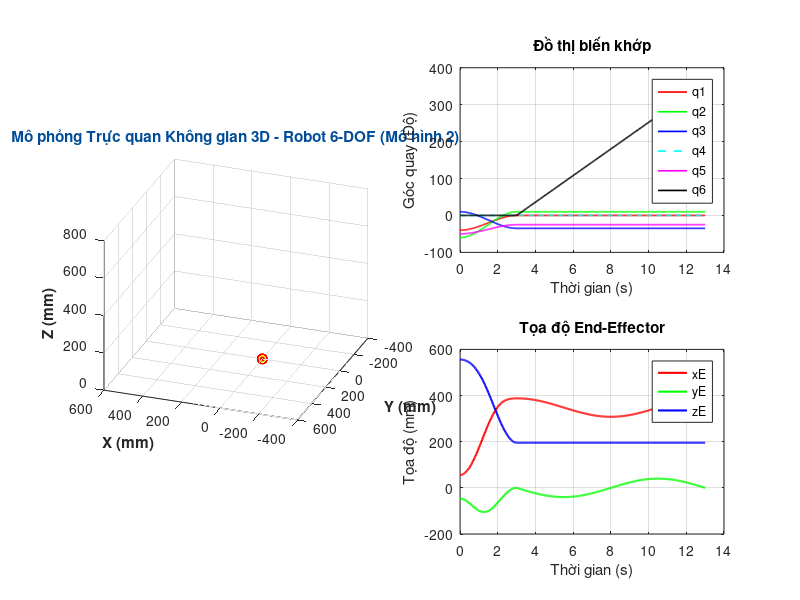

Here is the MATLAB script that generated this plot: (Note: this script raises an error after producing the figure.)

clc; clear; close all;

%% cấu hình

L1 = 100; L2 = 400; L3 = 70; L4 = 300; L5 = 60; L6 = 75;
H1 = 50;  H2 = 40;
alpha1 = 80 * pi / 180; 


T1 = 3;   % Giai đoạn 1
T2 = 10;  % Giai đoạn 2
T_total = T1 + T2; 
N = 400;

t_array = linspace(0, T_total, N);
q1 = zeros(1, N); q2 = zeros(1, N); q3 = zeros(1, N);
q4 = zeros(1, N); q5 = zeros(1, N); q6 = zeros(1, N);

% Hàm đa thức bậc 3 nội suy
S3 = @(tau) 3*tau.^2 - 2*tau.^3;

%% hàm quỹ đạo
for i = 1:N
    t = t_array(i);
    if t <= T1 
        s = S3(t / T1);
        q1(i) = -2*pi/9  + (2*pi/9)  * s;   % -40 deg -> 0 deg
        q2(i) = -pi/3    + (7*pi/18) * s;   % -60 deg -> +10 deg
        q3(i) =  pi/18   - (pi/4)    * s;   % +10 deg -> -35 deg
        q4(i) = 0;
        q5(i) = -5*pi/18 + (5*pi/36) * s;   % -50 deg -> -25 deg
        q6(i) = 0;
    else       % GĐ2: Hàn tròn (từ 3s đến 13s)
        tau = (t - T1) / T2; 
        q1(i) = 0;
        q2(i) =  pi/18;                      % +10 deg
        q3(i) = -7*pi/36;                    % -35 deg
        q4(i) = 0;
        q5(i) = -5*pi/36;                    % -25 deg
        q6(i) = 2*pi * tau;                  % Quay tròn 360 deg
    end
end

%% động học thuận

X_joints = zeros(7, N);
Y_joints = zeros(7, N);
Z_joints = zeros(7, N);

for i = 1:N
    q1_i = q1(i); q2_i = q2(i); q3_i = q3(i);
    q4_i = q4(i); q5_i = q5(i); q6_i = q6(i);

    % Ma trận biến đổi thuần nhất từng khâu 
    A01 = [cos(q1_i),  0, -sin(q1_i), L1*cos(alpha1)*cos(q1_i);
           sin(q1_i),  0,  cos(q1_i), L1*cos(alpha1)*sin(q1_i);
           0,       -1,  0,       L1*sin(alpha1);
           0,        0,  0,       1];

    A12 = [cos(q2_i), -sin(q2_i), 0, L2*cos(q2_i);
           sin(q2_i),  cos(q2_i), 0, L2*sin(q2_i);
           0,        0,       1, 0;
           0,        0,       0, 1];

    A23 = [cos(q3_i),  0,  sin(q3_i), L3*cos(q3_i);
           sin(q3_i),  0, -cos(q3_i), L3*sin(q3_i);
           0,        1,  0,       0;
           0,        0,  0,       1];

    A34 = [cos(q4_i),  0,  sin(q4_i), 0;
           sin(q4_i),  0, -cos(q4_i), 0;
           0,        1,  0,       L4;
           0,        0,  0,       1];

    A45 = [cos(q5_i),  0,  sin(q5_i), 0;
           sin(q5_i),  0, -cos(q5_i), 0;
           0,        1,  0,       0;
           0,        0,  0,       1];

    A56 = [cos(q6_i), -sin(q6_i), 0, H2*cos(q6_i);
           sin(q6_i),  cos(q6_i), 0, H2*sin(q6_i);
           0,        0,       1, L5 + L6;
           0,        0,  0,       1];

    T01 = A01;
    T02 = T01 * A12;
    T03 = T02 * A23;
    T04 = T03 * A34;
    T05 = T04 * A45;
    T06 = T05 * A56;

    O0 = [0; 0; 0];
    O1 = T01(1:3, 4);
    O2 = T02(1:3, 4);
    O3 = T03(1:3, 4);
    O4 = T04(1:3, 4);
    O5 = T05(1:3, 4);
    O6 = T06(1:3, 4);

    pts = [O0, O1, O2, O3, O4, O5, O6];
    X_joints(:, i) = pts(1, :)';
    Y_joints(:, i) = pts(2, :)';
    Z_joints(:, i) = pts(3, :)';
end
% Tọa độ điểm tác động cuối E
xE = X_joints(7, :); 
yE = Y_joints(7, :);
zE = Z_joints(7, :);

%%
fig = figure('Name', 'Mô phỏng Trực quan Cánh tay Robot 6 Trục (Mô hình 2)', ...
             'Color', [1 1 1], 'Position', [60, 60, 1100, 700]);

% đồ thị động
ax_anim = subplot(2, 2, [1 3]);
hold(ax_anim, 'on'); grid(ax_anim, 'on'); axis(ax_anim, 'equal');
xlabel(ax_anim, 'X (mm)', 'FontWeight', 'bold');
ylabel(ax_anim, 'Y (mm)', 'FontWeight', 'bold');
zlabel(ax_anim, 'Z (mm)', 'FontWeight', 'bold');
title(ax_anim, 'Mô phỏng Trực quan Không gian 3D - Robot 6-DOF (Mô hình 2)', ...
      'FontSize', 11, 'Color', [0 0.3 0.6]);

% góc nhìn/kích thước
view(ax_anim, 200, 25);
xlim(ax_anim, [-400, 600]);
ylim(ax_anim, [-400, 600]);
zlim(ax_anim, [0, 800]);



% vẽ khâu
h_link_base = plot3(ax_anim, [0 0], [0 0], [0 0], 'b-', 'LineWidth', 2);
h_link_arm1 = plot3(ax_anim, [0 0], [0 0], [0 0], 'm-', 'LineWidth', 2);
h_link_arm2 = plot3(ax_anim, [0 0], [0 0], [0 0], 'c-', 'LineWidth', 2);
h_link_wrist= plot3(ax_anim, [0 0], [0 0], [0 0], 'g-', 'LineWidth', 2);

% vẽ khớp
h_joints = plot3(ax_anim, zeros(1,7), zeros(1,7), zeros(1,7), 'ro', ...
                 'MarkerFaceColor', 'y', 'MarkerSize', 7);
h_ee     = plot3(ax_anim, 0, 0, 0, 'ro', 'MarkerFaceColor', 'r', 'MarkerSize', 3);

% quỹ đạo ee
h_trace  = plot3(ax_anim, NaN, NaN, NaN, 'r--', 'LineWidth', 1);


% đồ thị biến khớp
ax_q = subplot(2, 2, 2);
plot(ax_q, t_array, rad2deg(q1), 'r-', 'LineWidth', 1.2); hold(ax_q, 'on');
plot(ax_q, t_array, rad2deg(q2), 'g-', 'LineWidth', 1.2);
plot(ax_q, t_array, rad2deg(q3), 'b-', 'LineWidth', 1.2);
plot(ax_q, t_array, rad2deg(q4), 'c--', 'LineWidth', 1.2);
plot(ax_q, t_array, rad2deg(q5), 'm-', 'LineWidth', 1.2);
plot(ax_q, t_array, rad2deg(q6), 'k-', 'LineWidth', 1.2);
grid(ax_q, 'on');
xlabel(ax_q, 'Thời gian (s)'); ylabel(ax_q, 'Góc quay (Độ)');
title(ax_q, 'Đồ thị biến khớp');
legend(ax_q, 'q1', 'q2', 'q3', 'q4', 'q5', 'q6', 'Location', 'best');

% toạ độ ee
ax_xyz = subplot(2, 2, 4);
plot(ax_xyz, t_array, xE, 'r-', 'LineWidth', 1.5); hold(ax_xyz, 'on');
plot(ax_xyz, t_array, yE, 'g-', 'LineWidth', 1.5);
plot(ax_xyz, t_array, zE, 'b-', 'LineWidth', 1.5);
grid(ax_xyz, 'on');
xlabel(ax_xyz, 'Thời gian (s)'); ylabel(ax_xyz, 'Tọa độ (mm)');
title(ax_xyz, 'Tọa độ End-Effector');
legend(ax_xyz, 'xE', 'yE', 'zE', 'Location', 'best');

%%
save_video = true;

if save_video
    v_writer = VideoWriter('Robot_Arm_3D_MH2.mp4', 'MPEG-4');
    v_writer.FrameRate = 30;
    open(v_writer);
    gif_filename = 'Robot_Arm_3D_MH2.gif';
end

disp('Đang chạy mô phỏng trực quan 3D cánh tay robot 6 trục');

xE_trace = []; yE_trace = []; zE_trace = [];


for i = 1:N
    
    X_i = X_joints(:, i);
    Y_i = Y_joints(:, i);
    Z_i = Z_joints(:, i);
    
    
    set(h_link_base,  'XData', X_i(1:2), 'YData', Y_i(1:2), 'ZData', Z_i(1:2));
    set(h_link_arm1,  'XData', X_i(2:3), 'YData', Y_i(2:3), 'ZData', Z_i(2:3));
    set(h_link_arm2,  'XData', X_i(3:5), 'YData', Y_i(3:5), 'ZData', Z_i(3:5));
    set(h_link_wrist, 'XData', X_i(5:7), 'YData', Y_i(5:7), 'ZData', Z_i(5:7));
    
    % Cập nhật vị trí khớp và End-Effector
    set(h_joints, 'XData', X_i, 'YData', Y_i, 'ZData', Z_i);
    set(h_ee,     'XData', X_i(7), 'YData', Y_i(7), 'ZData', Z_i(7));
    
    % Cập nhật vết đường đi của điểm E
    xE_trace = [xE_trace, X_i(7)];
    yE_trace = [yE_trace, Y_i(7)];
    zE_trace = [zE_trace, Z_i(7)];
    set(h_trace, 'XData', xE_trace, 'YData', yE_trace, 'ZData', zE_trace);
    
    % Vẽ lập tức
    drawnow;
    
    
    if save_video
        frame = getframe(fig);
        writeVideo(v_writer, frame);
        
        im = frame2im(frame);
        [imind, cm] = rgb2ind(im, 256);
        if i == 1
            imwrite(imind, cm, gif_filename, 'gif', 'Loopcount', inf, 'DelayTime', 0.03);
        else
            imwrite(imind, cm, gif_filename, 'gif', 'WriteMode', 'append', 'DelayTime', 0.03);
        end
    end
    
    pause(0.005);
end

if save_video
    close(v_writer);
    disp('Đã xuất thành công file video Robot_Arm_3D_MH2.mp4 và ảnh động Robot_Arm_3D_MH2.gif');
end

disp('Mô phỏng 3D Mô hình 2 hoàn thành');
